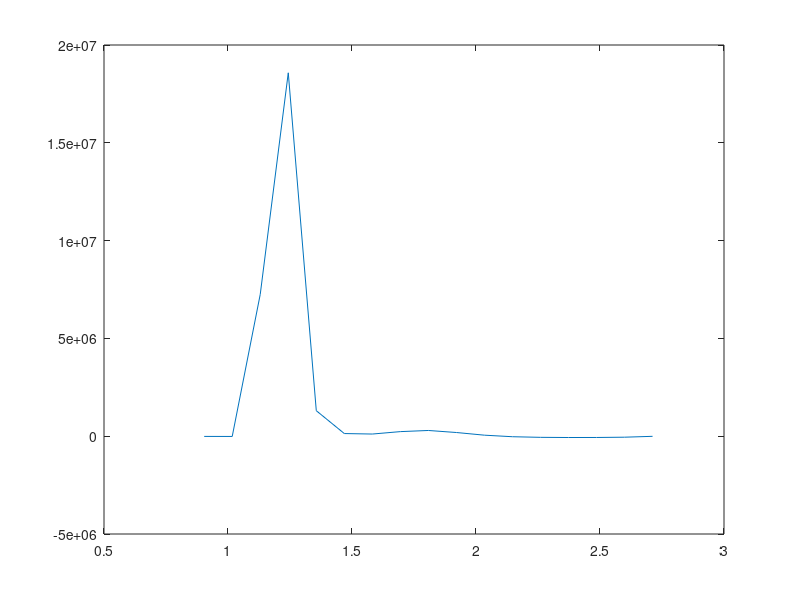

This chart was generated by the following MATLAB code:
% From test_suite/N2 
V=[9.0399D-01  -4.3829D+04
   1.0170D+00  -7.4959D+04
   1.1300D+00  -7.8971D+04
   1.2430D+00  -7.0759D+04
   1.3560D+00  -5.8161D+04
   1.4690D+00  -4.4962D+04
   1.5820D+00  -3.2798D+04
   1.6950D+00  -2.2540D+04
   1.8080D+00  -1.4466D+04
   1.9210e+00  -7.7277e+03
   2.0339e+00  -4.0844e+03
   2.1470e+00  -2.3045e+03
   2.2600e+00  -1.2313e+03
   2.3729e+00  -6.8037e+02
   2.4860e+00  -4.0822e+02
   2.5989e+00  -2.9190e+02
   2.7119e+00  -2.0631e+02]
r=V(:,1);
V=V(:,2);

De=79845.0;
Re=1.097679d0;
Vmin=-79845.0;

p=3;
x=(r.^p- Re.^p)./(r.^p + Re.^p)

X = [x.^0 x.^1 x.^2 x.^3 x.^4 x.^5 x.^6]

%y = log(1-sqrt((V-Vmin)./De))./(Re-r);
y = log(1+sqrt((V-Vmin)./De))./(Re-r);

beta=X\y
residual=y-X*beta

V_reproduced=De*(1 - exp(-X*beta)).^2 + Vmin;
plot(r,V_reproduced)
